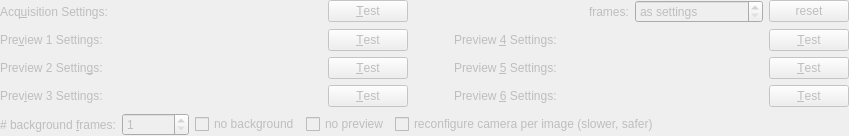
    <widget class="QWidget" name="widCam2Settings1" native="true">
     <property name="enabled">
      <bool>false</bool>
     </property>
     <layout class="QGridLayout" name="gridLayout_2" columnstretch="0,0">
      <property name="leftMargin">
       <number>0</number>
      </property>
      <property name="topMargin">
       <number>0</number>
      </property>
      <property name="rightMargin">
       <number>0</number>
      </property>
      <property name="bottomMargin">
       <number>0</number>
      </property>
      <item row="1" column="0">
       <widget class="QLabel" name="labPreview1">
        <property name="text">
         <string>Pre&amp;view 1 Settings:</string>
        </property>
        <property name="buddy">
         <cstring>cmbPreviewSettings1_1</cstring>
        </property>
       </widget>
      </item>
      <item row="4" column="1">
       <layout class="QHBoxLayout" name="horizontalLayout">
        <item>
         <widget class="QSpinBox" name="spinBackgroundFrames1">
          <property name="maximumSize">
           <size>
            <width>150</width>
            <height>16777215</height>
           </size>
          </property>
          <property name="minimum">
           <number>1</number>
          </property>
          <property name="maximum">
           <number>10000000</number>
          </property>
         </widget>
        </item>
        <item>
         <widget class="QCheckBox" name="chkNoBackground1">
          <property name="toolTip">
           <string>&lt;html&gt;&lt;head/&gt;&lt;body&gt;&lt;p&gt;use these checkboxes to deactivate the preview/background images for a camera. Some cameras (e.g. the Rh2V2 driver) do not support the single-frame polling acquisition mode well. In those cases make sure this checkbox is checked.&lt;/p&gt;&lt;p&gt;&lt;br/&gt;&lt;/p&gt;&lt;p&gt;The acquisition will proceed as usual for any non-checked camera. For the checked cameras, the background and preview acquisition will be omitted, i.e. also any switch to the single-frame acquisition mode of the driver!&lt;/p&gt;&lt;/body&gt;&lt;/html&gt;</string>
          </property>
          <property name="text">
           <string>no background</string>
          </property>
         </widget>
        </item>
        <item>
         <widget class="QCheckBox" name="chkNoPreview1">
          <property name="toolTip">
           <string>&lt;html&gt;&lt;head/&gt;&lt;body&gt;&lt;p&gt;use these checkboxes to deactivate the preview/background images for a camera. Some cameras (e.g. the Rh2V2 driver) do not support the single-frame polling acquisition mode well. In those cases make sure this checkbox is checked.&lt;/p&gt;&lt;p&gt;&lt;br/&gt;&lt;/p&gt;&lt;p&gt;The acquisition will proceed as usual for any non-checked camera. For the checked cameras, the background and preview acquisition will be omitted, i.e. also any switch to the single-frame acquisition mode of the driver!&lt;/p&gt;&lt;/body&gt;&lt;/html&gt;</string>
          </property>
          <property name="text">
           <string>no preview</string>
          </property>
         </widget>
        </item>
        <item>
         <widget class="QCheckBox" name="chkReconfigureAlways1">
          <property name="text">
           <string>reconfigure camera per image (slower, safer)</string>
          </property>
         </widget>
        </item>
        <item>
         <spacer name="horizontalSpacer">
          <property name="orientation">
           <enum>Qt::Horizontal</enum>
          </property>
          <property name="sizeHint" stdset="0">
           <size>
            <width>40</width>
            <height>20</height>
           </size>
          </property>
         </spacer>
        </item>
       </layout>
      </item>
      <item row="0" column="0">
       <widget class="QLabel" name="label">
        <property name="text">
         <string>Acq&amp;uisition Settings:</string>
        </property>
        <property name="buddy">
         <cstring>cmbAcquisitionSettings1</cstring>
        </property>
       </widget>
      </item>
      <item row="2" column="0">
       <widget class="QLabel" name="labPreview1_2">
        <property name="text">
         <string>Preview 2 Settin&amp;gs:</string>
        </property>
        <property name="buddy">
         <cstring>cmbPreviewSettings1_1</cstring>
        </property>
       </widget>
      </item>
      <item row="3" column="1">
       <layout class="QHBoxLayout" name="horizontalLayout_6" stretch="0,0,1,0,0,0">
        <item>
         <widget class="QFCameraConfigEditorWidget" name="cmbPreviewSettings1_3" native="true">
          <property name="minimumSize">
           <size>
            <width>200</width>
            <height>0</height>
           </size>
          </property>
          <property name="focusPolicy">
           <enum>Qt::TabFocus</enum>
          </property>
         </widget>
        </item>
        <item>
         <widget class="QPushButton" name="btnAcq1TestPreview3">
          <property name="toolTip">
           <string>&lt;html&gt;&lt;head/&gt;&lt;body&gt;&lt;p&gt;press this button down (and keep it pressed) to switch the preview of the camera to this setting. The setting will be activated as long as the button is pressed.&lt;/p&gt;&lt;p&gt;&lt;br/&gt;&lt;/p&gt;&lt;p&gt;&lt;span style=&quot; text-decoration: underline;&quot;&gt;Note:&lt;/span&gt; This does not only set the camera acquisition setting, but also sets the according lightpath (if activated below)!!!&lt;/p&gt;&lt;p&gt;&lt;br/&gt;&lt;/p&gt;&lt;p&gt;You can use this function to test a preview setting.&lt;/p&gt;&lt;/body&gt;&lt;/html&gt;</string>
          </property>
          <property name="text">
           <string>&amp;Test</string>
          </property>
         </widget>
        </item>
        <item>
         <spacer name="horizontalSpacer_9">
          <property name="orientation">
           <enum>Qt::Horizontal</enum>
          </property>
          <property name="sizeHint" stdset="0">
           <size>
            <width>40</width>
            <height>20</height>
           </size>
          </property>
         </spacer>
        </item>
        <item>
         <widget class="QLabel" name="labPreview1_6">
          <property name="text">
           <string>Preview &amp;6 Settings:</string>
          </property>
          <property name="buddy">
           <cstring>cmbPreviewSettings1_1</cstring>
          </property>
         </widget>
        </item>
        <item>
         <widget class="QFCameraConfigEditorWidget" name="cmbPreviewSettings1_6" native="true">
          <property name="minimumSize">
           <size>
            <width>200</width>
            <height>0</height>
           </size>
          </property>
          <property name="focusPolicy">
           <enum>Qt::TabFocus</enum>
          </property>
         </widget>
        </item>
        <item>
         <widget class="QPushButton" name="btnAcq1TestPreview6">
          <property name="toolTip">
           <string>&lt;html&gt;&lt;head/&gt;&lt;body&gt;&lt;p&gt;press this button down (and keep it pressed) to switch the preview of the camera to this setting. The setting will be activated as long as the button is pressed.&lt;/p&gt;&lt;p&gt;&lt;br/&gt;&lt;/p&gt;&lt;p&gt;&lt;span style=&quot; text-decoration: underline;&quot;&gt;Note:&lt;/span&gt; This does not only set the camera acquisition setting, but also sets the according lightpath (if activated below)!!!&lt;/p&gt;&lt;p&gt;&lt;br/&gt;&lt;/p&gt;&lt;p&gt;You can use this function to test a preview setting.&lt;/p&gt;&lt;/body&gt;&lt;/html&gt;</string>
          </property>
          <property name="text">
           <string>&amp;Test</string>
          </property>
         </widget>
        </item>
       </layout>
      </item>
      <item row="4" column="0">
       <widget class="QLabel" name="labPreviewFrames1">
        <property name="text">
         <string># background &amp;frames:</string>
        </property>
        <property name="buddy">
         <cstring>spinBackgroundFrames1</cstring>
        </property>
       </widget>
      </item>
      <item row="1" column="1">
       <layout class="QHBoxLayout" name="horizontalLayout_8" stretch="0,0,1,0,0,0">
        <item>
         <widget class="QFCameraConfigEditorWidget" name="cmbPreviewSettings1_1" native="true">
          <property name="minimumSize">
           <size>
            <width>200</width>
            <height>0</height>
           </size>
          </property>
          <property name="focusPolicy">
           <enum>Qt::TabFocus</enum>
          </property>
         </widget>
        </item>
        <item>
         <widget class="QPushButton" name="btnAcq1TestPreview1">
          <property name="toolTip">
           <string>&lt;html&gt;&lt;head/&gt;&lt;body&gt;&lt;p&gt;press this button down (and keep it pressed) to switch the preview of the camera to this setting. The setting will be activated as long as the button is pressed.&lt;/p&gt;&lt;p&gt;&lt;br/&gt;&lt;/p&gt;&lt;p&gt;&lt;span style=&quot; text-decoration: underline;&quot;&gt;Note:&lt;/span&gt; This does not only set the camera acquisition setting, but also sets the according lightpath (if activated below)!!!&lt;/p&gt;&lt;p&gt;&lt;br/&gt;&lt;/p&gt;&lt;p&gt;You can use this function to test a preview setting.&lt;/p&gt;&lt;/body&gt;&lt;/html&gt;</string>
          </property>
          <property name="text">
           <string>&amp;Test</string>
          </property>
         </widget>
        </item>
        <item>
         <spacer name="horizontalSpacer_6">
          <property name="orientation">
           <enum>Qt::Horizontal</enum>
          </property>
          <property name="sizeHint" stdset="0">
           <size>
            <width>40</width>
            <height>20</height>
           </size>
          </property>
         </spacer>
        </item>
        <item>
         <widget class="QLabel" name="labPreview1_4">
          <property name="text">
           <string>Preview &amp;4 Settings:</string>
          </property>
          <property name="buddy">
           <cstring>cmbPreviewSettings1_1</cstring>
          </property>
         </widget>
        </item>
        <item>
         <widget class="QFCameraConfigEditorWidget" name="cmbPreviewSettings1_4" native="true">
          <property name="minimumSize">
           <size>
            <width>200</width>
            <height>0</height>
           </size>
          </property>
          <property name="focusPolicy">
           <enum>Qt::TabFocus</enum>
          </property>
         </widget>
        </item>
        <item>
         <widget class="QPushButton" name="btnAcq1TestPreview4">
          <property name="toolTip">
           <string>&lt;html&gt;&lt;head/&gt;&lt;body&gt;&lt;p&gt;press this button down (and keep it pressed) to switch the preview of the camera to this setting. The setting will be activated as long as the button is pressed.&lt;/p&gt;&lt;p&gt;&lt;br/&gt;&lt;/p&gt;&lt;p&gt;&lt;span style=&quot; text-decoration: underline;&quot;&gt;Note:&lt;/span&gt; This does not only set the camera acquisition setting, but also sets the according lightpath (if activated below)!!!&lt;/p&gt;&lt;p&gt;&lt;br/&gt;&lt;/p&gt;&lt;p&gt;You can use this function to test a preview setting.&lt;/p&gt;&lt;/body&gt;&lt;/html&gt;</string>
          </property>
          <property name="text">
           <string>&amp;Test</string>
          </property>
         </widget>
        </item>
       </layout>
      </item>
      <item row="2" column="1">
       <layout class="QHBoxLayout" name="horizontalLayout_7" stretch="0,0,1,0,0,0">
        <item>
         <widget class="QFCameraConfigEditorWidget" name="cmbPreviewSettings1_2" native="true">
          <property name="minimumSize">
           <size>
            <width>200</width>
            <height>0</height>
           </size>
          </property>
          <property name="focusPolicy">
           <enum>Qt::TabFocus</enum>
          </property>
         </widget>
        </item>
        <item>
         <widget class="QPushButton" name="btnAcq1TestPreview2">
          <property name="toolTip">
           <string>&lt;html&gt;&lt;head/&gt;&lt;body&gt;&lt;p&gt;press this button down (and keep it pressed) to switch the preview of the camera to this setting. The setting will be activated as long as the button is pressed.&lt;/p&gt;&lt;p&gt;&lt;br/&gt;&lt;/p&gt;&lt;p&gt;&lt;span style=&quot; text-decoration: underline;&quot;&gt;Note:&lt;/span&gt; This does not only set the camera acquisition setting, but also sets the according lightpath (if activated below)!!!&lt;/p&gt;&lt;p&gt;&lt;br/&gt;&lt;/p&gt;&lt;p&gt;You can use this function to test a preview setting.&lt;/p&gt;&lt;/body&gt;&lt;/html&gt;</string>
          </property>
          <property name="text">
           <string>&amp;Test</string>
          </property>
         </widget>
        </item>
        <item>
         <spacer name="horizontalSpacer_8">
          <property name="orientation">
           <enum>Qt::Horizontal</enum>
          </property>
          <property name="sizeHint" stdset="0">
           <size>
            <width>40</width>
            <height>20</height>
           </size>
          </property>
         </spacer>
        </item>
        <item>
         <widget class="QLabel" name="labPreview1_5">
          <property name="text">
           <string>Preview &amp;5 Settings:</string>
          </property>
          <property name="buddy">
           <cstring>cmbPreviewSettings1_1</cstring>
          </property>
         </widget>
        </item>
        <item>
         <widget class="QFCameraConfigEditorWidget" name="cmbPreviewSettings1_5" native="true">
          <property name="minimumSize">
           <size>
            <width>200</width>
            <height>0</height>
           </size>
          </property>
          <property name="focusPolicy">
           <enum>Qt::TabFocus</enum>
          </property>
         </widget>
        </item>
        <item>
         <widget class="QPushButton" name="btnAcq1TestPreview5">
          <property name="toolTip">
           <string>&lt;html&gt;&lt;head/&gt;&lt;body&gt;&lt;p&gt;press this button down (and keep it pressed) to switch the preview of the camera to this setting. The setting will be activated as long as the button is pressed.&lt;/p&gt;&lt;p&gt;&lt;br/&gt;&lt;/p&gt;&lt;p&gt;&lt;span style=&quot; text-decoration: underline;&quot;&gt;Note:&lt;/span&gt; This does not only set the camera acquisition setting, but also sets the according lightpath (if activated below)!!!&lt;/p&gt;&lt;p&gt;&lt;br/&gt;&lt;/p&gt;&lt;p&gt;You can use this function to test a preview setting.&lt;/p&gt;&lt;/body&gt;&lt;/html&gt;</string>
          </property>
          <property name="text">
           <string>&amp;Test</string>
          </property>
         </widget>
        </item>
       </layout>
      </item>
      <item row="0" column="1">
       <widget class="QWidget" name="horizontalWidget_4" native="true">
        <property name="minimumSize">
         <size>
          <width>20</width>
          <height>0</height>
         </size>
        </property>
        <layout class="QHBoxLayout" name="horizontalLayout_9" stretch="0,0,1,0,0,0">
         <property name="leftMargin">
          <number>0</number>
         </property>
         <property name="topMargin">
          <number>0</number>
         </property>
         <property name="rightMargin">
          <number>0</number>
         </property>
         <property name="bottomMargin">
          <number>0</number>
         </property>
         <item>
          <widget class="QFCameraConfigEditorWidget" name="cmbAcquisitionSettings1" native="true">
           <property name="minimumSize">
            <size>
             <width>200</width>
             <height>0</height>
            </size>
           </property>
           <property name="focusPolicy">
            <enum>Qt::TabFocus</enum>
           </property>
          </widget>
         </item>
         <item>
          <widget class="QPushButton" name="btnAcq1Test">
           <property name="toolTip">
            <string>&lt;html&gt;&lt;head/&gt;&lt;body&gt;&lt;p&gt;press this button down (and keep it pressed) to switch the preview of the camera to this setting. The setting will be activated as long as the button is pressed.&lt;/p&gt;&lt;p&gt;&lt;span style=&quot; text-decoration: underline;&quot;&gt;Note:&lt;/span&gt; This does not only set the camera acquisition setting, but also sets the according lightpath (if activated below)!!!&lt;/p&gt;&lt;p&gt;You can use this function to test a acquisition setting.&lt;/p&gt;&lt;/body&gt;&lt;/html&gt;</string>
           </property>
           <property name="text">
            <string>&amp;Test</string>
           </property>
          </widget>
         </item>
         <item>
          <spacer name="horizontalSpacer_7">
           <property name="orientation">
            <enum>Qt::Horizontal</enum>
           </property>
           <property name="sizeHint" stdset="0">
            <size>
             <width>40</width>
             <height>20</height>
            </size>
           </property>
          </spacer>
         </item>
         <item>
          <widget class="QLabel" name="label_2">
           <property name="text">
            <string>frames:</string>
           </property>
          </widget>
         </item>
         <item>
          <widget class="QSpinBox" name="spinFrames">
           <property name="minimumSize">
            <size>
             <width>128</width>
             <height>0</height>
            </size>
           </property>
           <property name="specialValueText">
            <string>as settings</string>
           </property>
           <property name="maximum">
            <number>999999999</number>
           </property>
           <property name="singleStep">
            <number>100</number>
           </property>
          </widget>
         </item>
         <item>
          <widget class="QPushButton" name="btnReset1">
           <property name="text">
            <string>reset</string>
           </property>
          </widget>
         </item>
        </layout>
       </widget>
      </item>
      <item row="3" column="0">
       <widget class="QLabel" name="labPreview1_3">
        <property name="text">
         <string>Prev&amp;iew 3 Settings:</string>
        </property>
        <property name="buddy">
         <cstring>cmbPreviewSettings1_1</cstring>
        </property>
       </widget>
      </item>
     </layout>
    </widget>
